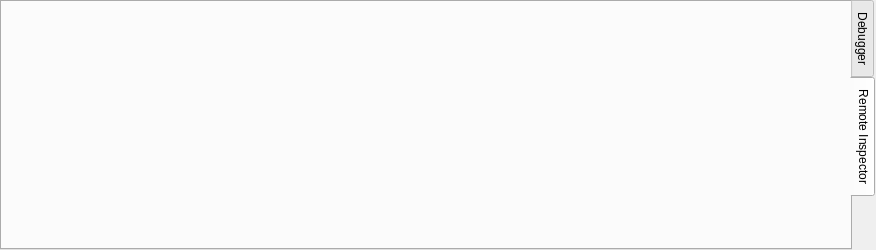
<?xml version="1.0" encoding="UTF-8"?>
<ui version="4.0">
 <class>DebuggerPanel</class>
 <widget class="QWidget" name="DebuggerPanel">
  <property name="geometry">
   <rect>
    <x>0</x>
    <y>0</y>
    <width>876</width>
    <height>250</height>
   </rect>
  </property>
  <property name="windowTitle">
   <string>Debugger</string>
  </property>
  <layout class="QVBoxLayout" name="verticalLayout">
   <property name="spacing">
    <number>0</number>
   </property>
   <property name="leftMargin">
    <number>0</number>
   </property>
   <property name="topMargin">
    <number>0</number>
   </property>
   <property name="rightMargin">
    <number>0</number>
   </property>
   <property name="bottomMargin">
    <number>0</number>
   </property>
   <item>
    <widget class="QTabWidget" name="tabWidget">
     <property name="layoutDirection">
      <enum>Qt::LeftToRight</enum>
     </property>
     <property name="tabPosition">
      <enum>QTabWidget::East</enum>
     </property>
     <property name="currentIndex">
      <number>1</number>
     </property>
     <widget class="QWidget" name="tab">
      <attribute name="title">
       <string>Debugger</string>
      </attribute>
     </widget>
     <widget class="QWidget" name="tab_2">
      <attribute name="title">
       <string>Remote Inspector</string>
      </attribute>
     </widget>
    </widget>
   </item>
  </layout>
 </widget>
 <resources/>
 <connections/>
</ui>
